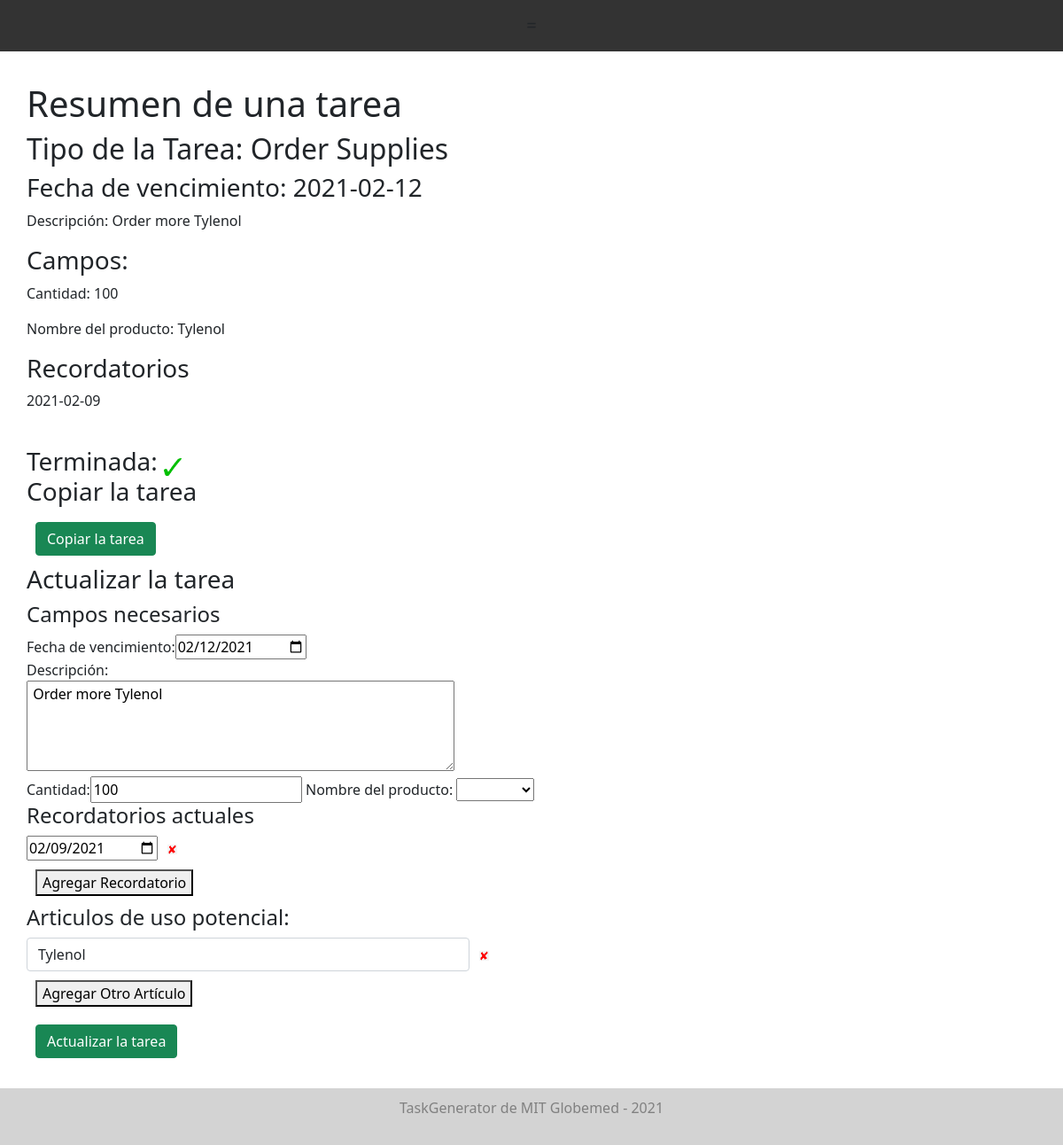
The app's page /task/1 (signed in) with its own data.
### models.py (models this page shows)
class Task(Base):
    __tablename__ = "tasks"
    id = Column(Integer, primary_key=True)
    task_type = Column(String, default="Generic")
    creator_id = Column(Integer)
    created_datetime = Column(DateTime)
    created_datestring = Column(String)
    due_datetime = Column(DateTime)
    due_datestring = Column(String)
    description = Column(String)
    completed = Column(Boolean) # completed or not
    fields = Column(PickleType) # dictionary of strings to strings
    reminders = Column(PickleType) # list of datetimes
    reminder_datestrings = Column(PickleType) # list of datetimes
    color = Column(String)
    items_of_use = Column(PickleType) # list of Inventory Item IDs

class TaskType(Base):
    __tablename__ = "task_types"
    id = Column(Integer, primary_key=True)
    task_type = Column(String)
    required_fields = Column(PickleType) # list of strings that are required keys in the fields entry of a task
    optional_fields = Column(PickleType) # list of strings that are allowed but not required keys in the fields entry of a task
    reminders = Column(PickleType) # list of dates for when reminders should go off
    color = Column(String)

class InventoryItem(Base):
    __tablename__ = "inventory_item"
    id = Column(Integer, primary_key=True)
    name = Column(String)
    amount = Column(Float)
    unit = Column(PickleType)
    inventory_type = Column(PickleType)
    danger_amount = Column(Float)
    buy_more_amount = Column(Float)

### app.py (the view)
@app.route('/task/<int:task_id>')
@check_login_wrapper
def task(task_id):
    if get_task(task_id) == None:
        flash("Task with id {} does not exist".format(task_id))
        return redirect(url_for('tasks'))
    task=get_task(task_id)
    print("name_to_item", {item.name:item for item in get_inventory()})
    return render_template("task.html", task=task, items_of_use=[get_inventory_item(item_id) for item_id in task.items_of_use], task_type=get_task_type_by_name(task.task_type),
        units=UNITS,  name_to_item={item.name:item for item in get_inventory()})

### app.py (called while the page is built)
def check_login_wrapper(func):
    @wraps(func)
    def inner(*args, **kwargs):
        if "language" not in login_session:
            login_session['language'] = 'Spanish'
            UNITS = ["dia", "semana", "mes"]
            WEEKDAYS = ["Lunes", "Martes", "Miercoles", "Jueves", "Viernes", "Sabados", "Domingo"]
        if "username" not in login_session:
            flash("Please login to see that page." if login_session["language"] == "English" else "Inicie sesión para ver esa página")
            return redirect(url_for('login'))
        if "language" not in login_session:
            login_session["language"] = "Spanish"
        return func(*args, **kwargs)
    return inner

### database.py (called while the page is built)
def get_task_type_by_name(name):
    return session.query(TaskType).filter_by(task_type=name).first()

def get_task(task_id):
    return session.query(Task).filter_by(id=task_id).first()

def get_inventory_item(id):
    return session.query(InventoryItem).filter_by(id=id).first()

def get_inventory():
    return session.query(InventoryItem).all()

### templates/task.html (shortened to what this page needs)
{% extends "layout.html" %}
{% block body %}
	<h1>{{text['Task Overview']}}</h1>
	<h2> {{text['Task Type']}}: {{ task.task_type }} </h2>
	<h3> {{text['Due Date']}}:  {{ task.due_datestring }} </h3>
	<p> {{text['Description']}}: {{ task.description }} </p>
	<h3>{{text['Fields']}}: </h3>
	{% for field in task.fields %}
		<p> {{field}}: {{task.fields[field]}} </p>
	{% endfor %}
	{% if (task.reminder_datestrings | length) > 0 %}
		<h3>{{text['Reminders']}}</h3>
		{% for reminder in task.reminder_datestrings %}
			<p> {{reminder}} </p>
		{% endfor %}
	{% endif %}
	<br>
	<h3 style="display: inline;"> {{text['Completed']}}: </h3>
	{% if task.completed %}
		 <img width="20px" height="20px" src="{{url_for('static', filename='checkmark.png')}}">
	{% endif %}
	<h3>{{text['Copy Task']}}</h3>
	<a href="/copy_task/{{task.id}}"><button class="btn btn-success" type="button" id="copy_task"> {{text['Copy Task']}} </button></a>
	<h3>{{text['Update Task']}}</h3>
	<form action="/update_task/{{task.id}}"  method = 'post' autocomplete="off">
	  <div class="form-group" >
	  	<h4>{{text['Required Fields']}}</h4>
	  	<label for="due_date">{{text['Due Date']}}: </label><input required class="required" value="{{task.due_datestring}}" type="date" id="due_date_=" name="due_date" onchange="calculateAllDates()">
	  	<br>
	  	<label for="description">{{text['Description']}}: </label>
	  	<br>
	  	<textarea required class="required" name="description" rows="4" cols="50">{{task.description}}</textarea>
	  	<br>
	  	{% for field in task_type.required_fields %}
	  		{% if field is mapping %}
	  			{% for key in field %}
	  				<label for="{{task_type.id}}_{{key}}">{{key}}:  </label>
	  				<select required class="required_{{task_type.id}}" id="{{task_type.id}}_{{key}}" name="{{key}}" value="{{task.fields[field]}}"  onchange="console.log('here3'); checkOther('{{task_type.id}}', '{{key}}')">
					  	<option value=""></option>
					  	{% for option in field[key] %}
						    {% if option == "Other"%}
			                  <option value="{{option}}">{{text['Other']}}</option>
			                {% else %}
								<option value="{{option}}">{{option}}</option>
			                {% endif %}
					    {% endfor %}
					  </select>
	  			{% endfor %}
	  		{% else %}
		  		<label for="{{task_type.task_type}}_{{field}}">{{field}}:  </label><input required class="required_{{task_type.task_type}}" type="text" id="{{task_type.task_type}}_{{field}}" name="{{field}}" placeholder="{{field}}" value={{task.fields[field]}}>
		  	{% endif %}
	  	{% endfor %}
		<div id="task_reminders" class="form_group">
		  	<h4>{{text['Current Reminders']}}</h4>
		  	{% for reminder in task.reminder_datestrings %}
		  		<div id="field_{{loop.index}}">
			  		<input name="reminder_{{loop.index}}" value="{{reminder}}" type="date" id="reminder_{{loop.index}}" class="reminder" data-amount="{{reminder.amount}}" data-unit="{{reminder.unit}}" data-user-changed="false" onchange="userChange(this)">
			  		<img class="no-border-button" id="remove_{{loop.index}}" width="25px" height="25px" src="{{url_for('static', filename='red_x.png')}}"
			  			onclick="removeField({{loop.index}})">
			  	</div>
		  	{% endfor %}
	    </div>
	  	<button type="button" onclick="addReminder()" style="margin: 10px;">{{text['Add Reminder']}}</button>
	  	<div id="task_items" class="form_group">
	        <div><h4>{{text['Items of Potential Use']}}:</h4></div>
	        {% for item in items_of_use %}
		        <div id="field_{{loop.index}}">
		        	<input id="item_template" class="username form-control" type="text" name="item_{{loop.index}}" value="{{item.name}}" style="display: inline;">
				    <img class="no-border-button" id="remove_template" width="25px" height="25px" src="{{url_for('static', filename='red_x.png')}}" onclick="removeField({{loop.index}})">
			    </div>
			    {% endfor %}
	      </div>
      <button type="button" onclick="addItem('task_items')" style="margin: 10px;">{{text['Add Another Item']}}</button>
      <br>
	  	 <button class="btn btn-success" type="submit" id="submit_new_user"> {{text['Update Task']}} </button>
	  </div>
	 </form>
{%endblock%}

### static/style.css (style rules this page uses)
input { max-width: 500px; }
button { margin: 10px; }

### templates/layout.html (style rules this page uses)
input { max-width: 500px; }
button { margin: 10px; }
.no-border-button { color: grey; background-color: transparent; border-radius: 3px; padding: 5px; box-sizing: border-box; border: solid 2px transparent; }

### records on screen
Task: task_type "Order Supplies", due_datestring "2021-02-12", description "Order more Tylenol", fields "100" "Tylenol", due_date "02/12/2021", Cantidad "100"
InventoryItem: name "Tylenol"

### other values on screen
{{ text['Task Overview'] }} "Resumen de una tarea"
{{ text['Task Type'] }} "Tipo de la Tarea"
{{ text['Due Date'] }} "Fecha de vencimiento"
{{ text['Description'] }} "Descripción"
{{ text['Fields'] }} "Campos"
{{ field }} "Cantidad" "Nombre del producto"
{{ text['Reminders'] }} "Recordatorios"
{{ reminder }} "2021-02-09"
{{ text['Completed'] }} "Terminada"
{{ text['Copy Task'] }} "Copiar la tarea"
{{ text['Update Task'] }} "Actualizar la tarea"
{{ text['Required Fields'] }} "Campos necesarios"
{{ field }} "Cantidad"
{{ key }} "Nombre del producto"
{{ text['Current Reminders'] }} "Recordatorios actuales"
